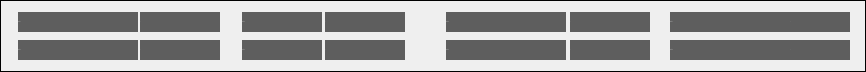
      <widget class="QGroupBox" name="groupBox_5">
       <property name="geometry">
        <rect>
         <x>235</x>
         <y>0</y>
         <width>866</width>
         <height>72</height>
        </rect>
       </property>
       <property name="sizePolicy">
        <sizepolicy hsizetype="Maximum" vsizetype="Maximum">
         <horstretch>0</horstretch>
         <verstretch>0</verstretch>
        </sizepolicy>
       </property>
       <property name="styleSheet">
        <string notr="true">border: 1px solid black;</string>
       </property>
       <property name="title">
        <string/>
       </property>
       <widget class="QLabel" name="label_38">
        <property name="geometry">
         <rect>
          <x>18</x>
          <y>12</y>
          <width>120</width>
          <height>20</height>
         </rect>
        </property>
        <property name="font">
         <font>
          <family>Roboto</family>
          <pointsize>-1</pointsize>
          <italic>false</italic>
          <bold>false</bold>
         </font>
        </property>
        <property name="styleSheet">
         <string notr="true">background-color: rgb(94, 94, 94);
color: rgb(194, 194, 194);
border: 0px;
text-align: left;
font: 18px 'Roboto';</string>
        </property>
        <property name="text">
         <string>Text - 1</string>
        </property>
        <property name="alignment">
         <set>Qt::AlignLeading|Qt::AlignLeft|Qt::AlignVCenter</set>
        </property>
       </widget>
       <widget class="QLabel" name="label_36">
        <property name="geometry">
         <rect>
          <x>18</x>
          <y>40</y>
          <width>120</width>
          <height>20</height>
         </rect>
        </property>
        <property name="font">
         <font>
          <family>Roboto</family>
          <pointsize>-1</pointsize>
          <italic>false</italic>
          <bold>false</bold>
         </font>
        </property>
        <property name="styleSheet">
         <string notr="true">background-color: rgb(94, 94, 94);
color: rgb(194, 194, 194);
border: 0px;
text-align: left;
font: 18px 'Roboto';</string>
        </property>
        <property name="text">
         <string>Text - 2</string>
        </property>
        <property name="alignment">
         <set>Qt::AlignLeading|Qt::AlignLeft|Qt::AlignVCenter</set>
        </property>
       </widget>
       <widget class="QLabel" name="label_39">
        <property name="geometry">
         <rect>
          <x>140</x>
          <y>12</y>
          <width>80</width>
          <height>20</height>
         </rect>
        </property>
        <property name="font">
         <font>
          <family>Roboto</family>
          <pointsize>-1</pointsize>
          <italic>false</italic>
          <bold>false</bold>
         </font>
        </property>
        <property name="styleSheet">
         <string notr="true">background-color: rgb(94, 94, 94);
color: rgb(194, 194, 194);
border: 0px;
text-align: left;
font: 18px 'Roboto';</string>
        </property>
        <property name="text">
         <string>: -</string>
        </property>
        <property name="alignment">
         <set>Qt::AlignLeading|Qt::AlignLeft|Qt::AlignVCenter</set>
        </property>
       </widget>
       <widget class="QLabel" name="label_37">
        <property name="geometry">
         <rect>
          <x>140</x>
          <y>40</y>
          <width>80</width>
          <height>20</height>
         </rect>
        </property>
        <property name="font">
         <font>
          <family>Roboto</family>
          <pointsize>-1</pointsize>
          <italic>false</italic>
          <bold>false</bold>
         </font>
        </property>
        <property name="styleSheet">
         <string notr="true">background-color: rgb(94, 94, 94);
color: rgb(194, 194, 194);
border: 0px;
text-align: left;
font: 18px 'Roboto';</string>
        </property>
        <property name="text">
         <string>: -</string>
        </property>
        <property name="alignment">
         <set>Qt::AlignLeading|Qt::AlignLeft|Qt::AlignVCenter</set>
        </property>
       </widget>
       <widget class="QLabel" name="label_46">
        <property name="geometry">
         <rect>
          <x>242</x>
          <y>12</y>
          <width>80</width>
          <height>20</height>
         </rect>
        </property>
        <property name="font">
         <font>
          <family>Roboto</family>
          <pointsize>-1</pointsize>
          <italic>false</italic>
          <bold>false</bold>
         </font>
        </property>
        <property name="styleSheet">
         <string notr="true">background-color: rgb(94, 94, 94);
color: rgb(194, 194, 194);
border: 0px;
text-align: left;
font: 18px 'Roboto';</string>
        </property>
        <property name="text">
         <string>Text - 3</string>
        </property>
        <property name="alignment">
         <set>Qt::AlignLeading|Qt::AlignLeft|Qt::AlignVCenter</set>
        </property>
       </widget>
       <widget class="QLabel" name="label_47">
        <property name="geometry">
         <rect>
          <x>325</x>
          <y>12</y>
          <width>80</width>
          <height>20</height>
         </rect>
        </property>
        <property name="font">
         <font>
          <family>Roboto</family>
          <pointsize>-1</pointsize>
          <italic>false</italic>
          <bold>false</bold>
         </font>
        </property>
        <property name="styleSheet">
         <string notr="true">background-color: rgb(94, 94, 94);
color: rgb(194, 194, 194);
border: 0px;
text-align: left;
font: 18px 'Roboto';</string>
        </property>
        <property name="text">
         <string>: -</string>
        </property>
        <property name="alignment">
         <set>Qt::AlignLeading|Qt::AlignLeft|Qt::AlignVCenter</set>
        </property>
       </widget>
       <widget class="QLabel" name="label_42">
        <property name="geometry">
         <rect>
          <x>446</x>
          <y>12</y>
          <width>120</width>
          <height>20</height>
         </rect>
        </property>
        <property name="font">
         <font>
          <family>Roboto</family>
          <pointsize>-1</pointsize>
          <italic>false</italic>
          <bold>false</bold>
         </font>
        </property>
        <property name="styleSheet">
         <string notr="true">background-color: rgb(94, 94, 94);
color: rgb(194, 194, 194);
border: 0px;
text-align: left;
font: 18px 'Roboto';</string>
        </property>
        <property name="text">
         <string>Text - 5</string>
        </property>
        <property name="alignment">
         <set>Qt::AlignLeading|Qt::AlignLeft|Qt::AlignVCenter</set>
        </property>
       </widget>
       <widget class="QLabel" name="label_43">
        <property name="geometry">
         <rect>
          <x>570</x>
          <y>12</y>
          <width>80</width>
          <height>20</height>
         </rect>
        </property>
        <property name="font">
         <font>
          <family>Roboto</family>
          <pointsize>-1</pointsize>
          <italic>false</italic>
          <bold>false</bold>
         </font>
        </property>
        <property name="styleSheet">
         <string notr="true">background-color: rgb(94, 94, 94);
color: rgb(194, 194, 194);
border: 0px;
text-align: left;
font: 18px 'Roboto';</string>
        </property>
        <property name="text">
         <string>: -</string>
        </property>
        <property name="alignment">
         <set>Qt::AlignLeading|Qt::AlignLeft|Qt::AlignVCenter</set>
        </property>
       </widget>
       <widget class="QLabel" name="label_50">
        <property name="geometry">
         <rect>
          <x>670</x>
          <y>12</y>
          <width>120</width>
          <height>20</height>
         </rect>
        </property>
        <property name="font">
         <font>
          <family>Roboto</family>
          <pointsize>-1</pointsize>
          <italic>false</italic>
          <bold>false</bold>
         </font>
        </property>
        <property name="styleSheet">
         <string notr="true">background-color: rgb(94, 94, 94);
color: rgb(194, 194, 194);
border: 0px;
text-align: left;
font: 18px 'Roboto';</string>
        </property>
        <property name="text">
         <string>Text - 7</string>
        </property>
        <property name="alignment">
         <set>Qt::AlignLeading|Qt::AlignLeft|Qt::AlignVCenter</set>
        </property>
       </widget>
       <widget class="QLabel" name="label_51">
        <property name="geometry">
         <rect>
          <x>790</x>
          <y>12</y>
          <width>60</width>
          <height>20</height>
         </rect>
        </property>
        <property name="font">
         <font>
          <family>Roboto</family>
          <pointsize>-1</pointsize>
          <italic>false</italic>
          <bold>false</bold>
         </font>
        </property>
        <property name="styleSheet">
         <string notr="true">background-color: rgb(94, 94, 94);
color: rgb(194, 194, 194);
border: 0px;
text-align: left;
font: 18px 'Roboto';</string>
        </property>
        <property name="text">
         <string>: -</string>
        </property>
        <property name="alignment">
         <set>Qt::AlignLeading|Qt::AlignLeft|Qt::AlignVCenter</set>
        </property>
       </widget>
       <widget class="QLabel" name="label_40">
        <property name="geometry">
         <rect>
          <x>242</x>
          <y>40</y>
          <width>80</width>
          <height>20</height>
         </rect>
        </property>
        <property name="font">
         <font>
          <family>Roboto</family>
          <pointsize>-1</pointsize>
          <italic>false</italic>
          <bold>false</bold>
         </font>
        </property>
        <property name="styleSheet">
         <string notr="true">background-color: rgb(94, 94, 94);
color: rgb(194, 194, 194);
border: 0px;
text-align: left;
font: 18px 'Roboto';</string>
        </property>
        <property name="text">
         <string>Text - 4</string>
        </property>
        <property name="alignment">
         <set>Qt::AlignLeading|Qt::AlignLeft|Qt::AlignVCenter</set>
        </property>
       </widget>
       <widget class="QLabel" name="label_48">
        <property name="geometry">
         <rect>
          <x>446</x>
          <y>40</y>
          <width>120</width>
          <height>20</height>
         </rect>
        </property>
        <property name="font">
         <font>
          <family>Roboto</family>
          <pointsize>-1</pointsize>
          <italic>false</italic>
          <bold>false</bold>
         </font>
        </property>
        <property name="styleSheet">
         <string notr="true">background-color: rgb(94, 94, 94);
color: rgb(194, 194, 194);
border: 0px;
text-align: left;
font: 18px 'Roboto';</string>
        </property>
        <property name="text">
         <string>Text - 6</string>
        </property>
        <property name="alignment">
         <set>Qt::AlignLeading|Qt::AlignLeft|Qt::AlignVCenter</set>
        </property>
       </widget>
       <widget class="QLabel" name="label_44">
        <property name="geometry">
         <rect>
          <x>670</x>
          <y>40</y>
          <width>120</width>
          <height>20</height>
         </rect>
        </property>
        <property name="font">
         <font>
          <family>Roboto</family>
          <pointsize>-1</pointsize>
          <italic>false</italic>
          <bold>false</bold>
         </font>
        </property>
        <property name="styleSheet">
         <string notr="true">background-color: rgb(94, 94, 94);
color: rgb(194, 194, 194);
border: 0px;
text-align: left;
font: 18px 'Roboto';</string>
        </property>
        <property name="text">
         <string>Text - 8</string>
        </property>
        <property name="alignment">
         <set>Qt::AlignLeading|Qt::AlignLeft|Qt::AlignVCenter</set>
        </property>
       </widget>
       <widget class="QLabel" name="label_41">
        <property name="geometry">
         <rect>
          <x>325</x>
          <y>40</y>
          <width>80</width>
          <height>20</height>
         </rect>
        </property>
        <property name="font">
         <font>
          <family>Roboto</family>
          <pointsize>-1</pointsize>
          <italic>false</italic>
          <bold>false</bold>
         </font>
        </property>
        <property name="styleSheet">
         <string notr="true">background-color: rgb(94, 94, 94);
color: rgb(194, 194, 194);
border: 0px;
text-align: left;
font: 18px 'Roboto';</string>
        </property>
        <property name="text">
         <string>: -</string>
        </property>
        <property name="alignment">
         <set>Qt::AlignLeading|Qt::AlignLeft|Qt::AlignVCenter</set>
        </property>
       </widget>
       <widget class="QLabel" name="label_49">
        <property name="geometry">
         <rect>
          <x>570</x>
          <y>40</y>
          <width>80</width>
          <height>20</height>
         </rect>
        </property>
        <property name="font">
         <font>
          <family>Roboto</family>
          <pointsize>-1</pointsize>
          <italic>false</italic>
          <bold>false</bold>
         </font>
        </property>
        <property name="styleSheet">
         <string notr="true">background-color: rgb(94, 94, 94);
color: rgb(194, 194, 194);
border: 0px;
text-align: left;
font: 18px 'Roboto';</string>
        </property>
        <property name="text">
         <string>: -</string>
        </property>
        <property name="alignment">
         <set>Qt::AlignLeading|Qt::AlignLeft|Qt::AlignVCenter</set>
        </property>
       </widget>
       <widget class="QLabel" name="label_45">
        <property name="geometry">
         <rect>
          <x>790</x>
          <y>40</y>
          <width>60</width>
          <height>20</height>
         </rect>
        </property>
        <property name="font">
         <font>
          <family>Roboto</family>
          <pointsize>-1</pointsize>
          <italic>false</italic>
          <bold>false</bold>
         </font>
        </property>
        <property name="styleSheet">
         <string notr="true">background-color: rgb(94, 94, 94);
color: rgb(194, 194, 194);
border: 0px;
text-align: left;
font: 18px 'Roboto';</string>
        </property>
        <property name="text">
         <string>: -</string>
        </property>
        <property name="alignment">
         <set>Qt::AlignLeading|Qt::AlignLeft|Qt::AlignVCenter</set>
        </property>
       </widget>
      </widget>
